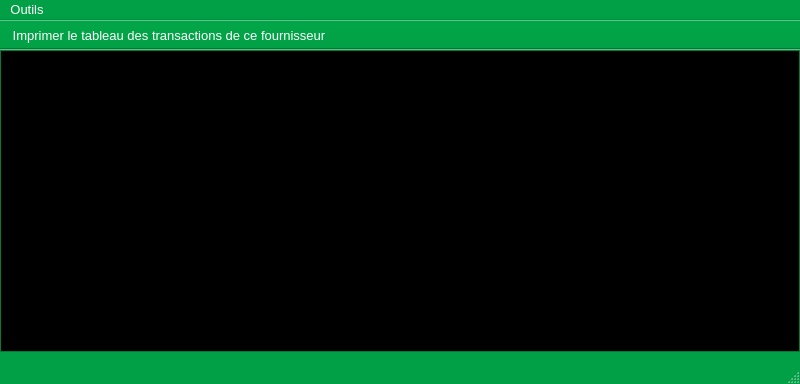
<?xml version="1.0" encoding="UTF-8"?>
<ui version="4.0">
 <class>YerothTableauDesTransactionsDuFournisseurWindow</class>
 <widget class="QMainWindow" name="YerothTableauDesTransactionsDuFournisseurWindow">
  <property name="windowModality">
   <enum>Qt::WindowModal</enum>
  </property>
  <property name="geometry">
   <rect>
    <x>0</x>
    <y>0</y>
    <width>800</width>
    <height>384</height>
   </rect>
  </property>
  <property name="palette">
   <palette>
    <active>
     <colorrole role="WindowText">
      <brush brushstyle="SolidPattern">
       <color alpha="255">
        <red>255</red>
        <green>255</green>
        <blue>255</blue>
       </color>
      </brush>
     </colorrole>
     <colorrole role="Button">
      <brush brushstyle="SolidPattern">
       <color alpha="255">
        <red>2</red>
        <green>160</green>
        <blue>70</blue>
       </color>
      </brush>
     </colorrole>
     <colorrole role="Light">
      <brush brushstyle="SolidPattern">
       <color alpha="255">
        <red>3</red>
        <green>240</green>
        <blue>105</blue>
       </color>
      </brush>
     </colorrole>
     <colorrole role="Midlight">
      <brush brushstyle="SolidPattern">
       <color alpha="255">
        <red>2</red>
        <green>200</green>
        <blue>87</blue>
       </color>
      </brush>
     </colorrole>
     <colorrole role="Dark">
      <brush brushstyle="SolidPattern">
       <color alpha="255">
        <red>1</red>
        <green>80</green>
        <blue>35</blue>
       </color>
      </brush>
     </colorrole>
     <colorrole role="Mid">
      <brush brushstyle="SolidPattern">
       <color alpha="255">
        <red>1</red>
        <green>107</green>
        <blue>46</blue>
       </color>
      </brush>
     </colorrole>
     <colorrole role="Text">
      <brush brushstyle="SolidPattern">
       <color alpha="255">
        <red>255</red>
        <green>255</green>
        <blue>255</blue>
       </color>
      </brush>
     </colorrole>
     <colorrole role="BrightText">
      <brush brushstyle="SolidPattern">
       <color alpha="255">
        <red>255</red>
        <green>255</green>
        <blue>255</blue>
       </color>
      </brush>
     </colorrole>
     <colorrole role="ButtonText">
      <brush brushstyle="SolidPattern">
       <color alpha="255">
        <red>255</red>
        <green>255</green>
        <blue>255</blue>
       </color>
      </brush>
     </colorrole>
     <colorrole role="Base">
      <brush brushstyle="SolidPattern">
       <color alpha="255">
        <red>255</red>
        <green>255</green>
        <blue>255</blue>
       </color>
      </brush>
     </colorrole>
     <colorrole role="Window">
      <brush brushstyle="SolidPattern">
       <color alpha="255">
        <red>2</red>
        <green>160</green>
        <blue>70</blue>
       </color>
      </brush>
     </colorrole>
     <colorrole role="Shadow">
      <brush brushstyle="SolidPattern">
       <color alpha="255">
        <red>0</red>
        <green>0</green>
        <blue>0</blue>
       </color>
      </brush>
     </colorrole>
     <colorrole role="AlternateBase">
      <brush brushstyle="SolidPattern">
       <color alpha="255">
        <red>128</red>
        <green>207</green>
        <blue>162</blue>
       </color>
      </brush>
     </colorrole>
     <colorrole role="ToolTipBase">
      <brush brushstyle="SolidPattern">
       <color alpha="255">
        <red>255</red>
        <green>255</green>
        <blue>220</blue>
       </color>
      </brush>
     </colorrole>
     <colorrole role="ToolTipText">
      <brush brushstyle="SolidPattern">
       <color alpha="255">
        <red>0</red>
        <green>0</green>
        <blue>0</blue>
       </color>
      </brush>
     </colorrole>
    </active>
    <inactive>
     <colorrole role="WindowText">
      <brush brushstyle="SolidPattern">
       <color alpha="255">
        <red>255</red>
        <green>255</green>
        <blue>255</blue>
       </color>
      </brush>
     </colorrole>
     <colorrole role="Button">
      <brush brushstyle="SolidPattern">
       <color alpha="255">
        <red>2</red>
        <green>160</green>
        <blue>70</blue>
       </color>
      </brush>
     </colorrole>
     <colorrole role="Light">
      <brush brushstyle="SolidPattern">
       <color alpha="255">
        <red>3</red>
        <green>240</green>
        <blue>105</blue>
       </color>
      </brush>
     </colorrole>
     <colorrole role="Midlight">
      <brush brushstyle="SolidPattern">
       <color alpha="255">
        <red>2</red>
        <green>200</green>
        <blue>87</blue>
       </color>
      </brush>
     </colorrole>
     <colorrole role="Dark">
      <brush brushstyle="SolidPattern">
       <color alpha="255">
        <red>1</red>
        <green>80</green>
        <blue>35</blue>
       </color>
      </brush>
     </colorrole>
     <colorrole role="Mid">
      <brush brushstyle="SolidPattern">
       <color alpha="255">
        <red>1</red>
        <green>107</green>
        <blue>46</blue>
       </color>
      </brush>
     </colorrole>
     <colorrole role="Text">
      <brush brushstyle="SolidPattern">
       <color alpha="255">
        <red>255</red>
        <green>255</green>
        <blue>255</blue>
       </color>
      </brush>
     </colorrole>
     <colorrole role="BrightText">
      <brush brushstyle="SolidPattern">
       <color alpha="255">
        <red>255</red>
        <green>255</green>
        <blue>255</blue>
       </color>
      </brush>
     </colorrole>
     <colorrole role="ButtonText">
      <brush brushstyle="SolidPattern">
       <color alpha="255">
        <red>255</red>
        <green>255</green>
        <blue>255</blue>
       </color>
      </brush>
     </colorrole>
     <colorrole role="Base">
      <brush brushstyle="SolidPattern">
       <color alpha="255">
        <red>255</red>
        <green>255</green>
        <blue>255</blue>
       </color>
      </brush>
     </colorrole>
     <colorrole role="Window">
      <brush brushstyle="SolidPattern">
       <color alpha="255">
        <red>2</red>
        <green>160</green>
        <blue>70</blue>
       </color>
      </brush>
     </colorrole>
     <colorrole role="Shadow">
      <brush brushstyle="SolidPattern">
       <color alpha="255">
        <red>0</red>
        <green>0</green>
        <blue>0</blue>
       </color>
      </brush>
     </colorrole>
     <colorrole role="AlternateBase">
      <brush brushstyle="SolidPattern">
       <color alpha="255">
        <red>128</red>
        <green>207</green>
        <blue>162</blue>
       </color>
      </brush>
     </colorrole>
     <colorrole role="ToolTipBase">
      <brush brushstyle="SolidPattern">
       <color alpha="255">
        <red>255</red>
        <green>255</green>
        <blue>220</blue>
       </color>
      </brush>
     </colorrole>
     <colorrole role="ToolTipText">
      <brush brushstyle="SolidPattern">
       <color alpha="255">
        <red>0</red>
        <green>0</green>
        <blue>0</blue>
       </color>
      </brush>
     </colorrole>
    </inactive>
    <disabled>
     <colorrole role="WindowText">
      <brush brushstyle="SolidPattern">
       <color alpha="255">
        <red>1</red>
        <green>80</green>
        <blue>35</blue>
       </color>
      </brush>
     </colorrole>
     <colorrole role="Button">
      <brush brushstyle="SolidPattern">
       <color alpha="255">
        <red>2</red>
        <green>160</green>
        <blue>70</blue>
       </color>
      </brush>
     </colorrole>
     <colorrole role="Light">
      <brush brushstyle="SolidPattern">
       <color alpha="255">
        <red>3</red>
        <green>240</green>
        <blue>105</blue>
       </color>
      </brush>
     </colorrole>
     <colorrole role="Midlight">
      <brush brushstyle="SolidPattern">
       <color alpha="255">
        <red>2</red>
        <green>200</green>
        <blue>87</blue>
       </color>
      </brush>
     </colorrole>
     <colorrole role="Dark">
      <brush brushstyle="SolidPattern">
       <color alpha="255">
        <red>1</red>
        <green>80</green>
        <blue>35</blue>
       </color>
      </brush>
     </colorrole>
     <colorrole role="Mid">
      <brush brushstyle="SolidPattern">
       <color alpha="255">
        <red>1</red>
        <green>107</green>
        <blue>46</blue>
       </color>
      </brush>
     </colorrole>
     <colorrole role="Text">
      <brush brushstyle="SolidPattern">
       <color alpha="255">
        <red>1</red>
        <green>80</green>
        <blue>35</blue>
       </color>
      </brush>
     </colorrole>
     <colorrole role="BrightText">
      <brush brushstyle="SolidPattern">
       <color alpha="255">
        <red>255</red>
        <green>255</green>
        <blue>255</blue>
       </color>
      </brush>
     </colorrole>
     <colorrole role="ButtonText">
      <brush brushstyle="SolidPattern">
       <color alpha="255">
        <red>1</red>
        <green>80</green>
        <blue>35</blue>
       </color>
      </brush>
     </colorrole>
     <colorrole role="Base">
      <brush brushstyle="SolidPattern">
       <color alpha="255">
        <red>2</red>
        <green>160</green>
        <blue>70</blue>
       </color>
      </brush>
     </colorrole>
     <colorrole role="Window">
      <brush brushstyle="SolidPattern">
       <color alpha="255">
        <red>2</red>
        <green>160</green>
        <blue>70</blue>
       </color>
      </brush>
     </colorrole>
     <colorrole role="Shadow">
      <brush brushstyle="SolidPattern">
       <color alpha="255">
        <red>0</red>
        <green>0</green>
        <blue>0</blue>
       </color>
      </brush>
     </colorrole>
     <colorrole role="AlternateBase">
      <brush brushstyle="SolidPattern">
       <color alpha="255">
        <red>2</red>
        <green>160</green>
        <blue>70</blue>
       </color>
      </brush>
     </colorrole>
     <colorrole role="ToolTipBase">
      <brush brushstyle="SolidPattern">
       <color alpha="255">
        <red>255</red>
        <green>255</green>
        <blue>220</blue>
       </color>
      </brush>
     </colorrole>
     <colorrole role="ToolTipText">
      <brush brushstyle="SolidPattern">
       <color alpha="255">
        <red>0</red>
        <green>0</green>
        <blue>0</blue>
       </color>
      </brush>
     </colorrole>
    </disabled>
   </palette>
  </property>
  <property name="font">
   <font>
    <pointsize>10</pointsize>
   </font>
  </property>
  <property name="windowTitle">
   <string>Yeroth-erp-3.0 - tableau des transactions du fournisseur</string>
  </property>
  <widget class="QWidget" name="centralwidget">
   <widget class="YerothTableView" name="tableView_tableau_des_transactions_du_fournisseur">
    <property name="geometry">
     <rect>
      <x>0</x>
      <y>0</y>
      <width>800</width>
      <height>302</height>
     </rect>
    </property>
    <property name="palette">
     <palette>
      <active>
       <colorrole role="WindowText">
        <brush brushstyle="SolidPattern">
         <color alpha="255">
          <red>255</red>
          <green>255</green>
          <blue>255</blue>
         </color>
        </brush>
       </colorrole>
       <colorrole role="Button">
        <brush brushstyle="SolidPattern">
         <color alpha="255">
          <red>2</red>
          <green>160</green>
          <blue>70</blue>
         </color>
        </brush>
       </colorrole>
       <colorrole role="Light">
        <brush brushstyle="SolidPattern">
         <color alpha="255">
          <red>3</red>
          <green>240</green>
          <blue>105</blue>
         </color>
        </brush>
       </colorrole>
       <colorrole role="Midlight">
        <brush brushstyle="SolidPattern">
         <color alpha="255">
          <red>2</red>
          <green>200</green>
          <blue>87</blue>
         </color>
        </brush>
       </colorrole>
       <colorrole role="Dark">
        <brush brushstyle="SolidPattern">
         <color alpha="255">
          <red>1</red>
          <green>80</green>
          <blue>35</blue>
         </color>
        </brush>
       </colorrole>
       <colorrole role="Mid">
        <brush brushstyle="SolidPattern">
         <color alpha="255">
          <red>1</red>
          <green>107</green>
          <blue>46</blue>
         </color>
        </brush>
       </colorrole>
       <colorrole role="Text">
        <brush brushstyle="SolidPattern">
         <color alpha="255">
          <red>255</red>
          <green>255</green>
          <blue>255</blue>
         </color>
        </brush>
       </colorrole>
       <colorrole role="BrightText">
        <brush brushstyle="SolidPattern">
         <color alpha="255">
          <red>255</red>
          <green>255</green>
          <blue>255</blue>
         </color>
        </brush>
       </colorrole>
       <colorrole role="ButtonText">
        <brush brushstyle="SolidPattern">
         <color alpha="255">
          <red>255</red>
          <green>255</green>
          <blue>255</blue>
         </color>
        </brush>
       </colorrole>
       <colorrole role="Base">
        <brush brushstyle="SolidPattern">
         <color alpha="255">
          <red>0</red>
          <green>0</green>
          <blue>0</blue>
         </color>
        </brush>
       </colorrole>
       <colorrole role="Window">
        <brush brushstyle="SolidPattern">
         <color alpha="255">
          <red>2</red>
          <green>160</green>
          <blue>70</blue>
         </color>
        </brush>
       </colorrole>
       <colorrole role="Shadow">
        <brush brushstyle="SolidPattern">
         <color alpha="255">
          <red>0</red>
          <green>0</green>
          <blue>0</blue>
         </color>
        </brush>
       </colorrole>
       <colorrole role="AlternateBase">
        <brush brushstyle="SolidPattern">
         <color alpha="255">
          <red>128</red>
          <green>207</green>
          <blue>162</blue>
         </color>
        </brush>
       </colorrole>
       <colorrole role="ToolTipBase">
        <brush brushstyle="SolidPattern">
         <color alpha="255">
          <red>255</red>
          <green>255</green>
          <blue>220</blue>
         </color>
        </brush>
       </colorrole>
       <colorrole role="ToolTipText">
        <brush brushstyle="SolidPattern">
         <color alpha="255">
          <red>0</red>
          <green>0</green>
          <blue>0</blue>
         </color>
        </brush>
       </colorrole>
      </active>
      <inactive>
       <colorrole role="WindowText">
        <brush brushstyle="SolidPattern">
         <color alpha="255">
          <red>255</red>
          <green>255</green>
          <blue>255</blue>
         </color>
        </brush>
       </colorrole>
       <colorrole role="Button">
        <brush brushstyle="SolidPattern">
         <color alpha="255">
          <red>2</red>
          <green>160</green>
          <blue>70</blue>
         </color>
        </brush>
       </colorrole>
       <colorrole role="Light">
        <brush brushstyle="SolidPattern">
         <color alpha="255">
          <red>3</red>
          <green>240</green>
          <blue>105</blue>
         </color>
        </brush>
       </colorrole>
       <colorrole role="Midlight">
        <brush brushstyle="SolidPattern">
         <color alpha="255">
          <red>2</red>
          <green>200</green>
          <blue>87</blue>
         </color>
        </brush>
       </colorrole>
       <colorrole role="Dark">
        <brush brushstyle="SolidPattern">
         <color alpha="255">
          <red>1</red>
          <green>80</green>
          <blue>35</blue>
         </color>
        </brush>
       </colorrole>
       <colorrole role="Mid">
        <brush brushstyle="SolidPattern">
         <color alpha="255">
          <red>1</red>
          <green>107</green>
          <blue>46</blue>
         </color>
        </brush>
       </colorrole>
       <colorrole role="Text">
        <brush brushstyle="SolidPattern">
         <color alpha="255">
          <red>255</red>
          <green>255</green>
          <blue>255</blue>
         </color>
        </brush>
       </colorrole>
       <colorrole role="BrightText">
        <brush brushstyle="SolidPattern">
         <color alpha="255">
          <red>255</red>
          <green>255</green>
          <blue>255</blue>
         </color>
        </brush>
       </colorrole>
       <colorrole role="ButtonText">
        <brush brushstyle="SolidPattern">
         <color alpha="255">
          <red>255</red>
          <green>255</green>
          <blue>255</blue>
         </color>
        </brush>
       </colorrole>
       <colorrole role="Base">
        <brush brushstyle="SolidPattern">
         <color alpha="255">
          <red>0</red>
          <green>0</green>
          <blue>0</blue>
         </color>
        </brush>
       </colorrole>
       <colorrole role="Window">
        <brush brushstyle="SolidPattern">
         <color alpha="255">
          <red>2</red>
          <green>160</green>
          <blue>70</blue>
         </color>
        </brush>
       </colorrole>
       <colorrole role="Shadow">
        <brush brushstyle="SolidPattern">
         <color alpha="255">
          <red>0</red>
          <green>0</green>
          <blue>0</blue>
         </color>
        </brush>
       </colorrole>
       <colorrole role="AlternateBase">
        <brush brushstyle="SolidPattern">
         <color alpha="255">
          <red>128</red>
          <green>207</green>
          <blue>162</blue>
         </color>
        </brush>
       </colorrole>
       <colorrole role="ToolTipBase">
        <brush brushstyle="SolidPattern">
         <color alpha="255">
          <red>255</red>
          <green>255</green>
          <blue>220</blue>
         </color>
        </brush>
       </colorrole>
       <colorrole role="ToolTipText">
        <brush brushstyle="SolidPattern">
         <color alpha="255">
          <red>0</red>
          <green>0</green>
          <blue>0</blue>
         </color>
        </brush>
       </colorrole>
      </inactive>
      <disabled>
       <colorrole role="WindowText">
        <brush brushstyle="SolidPattern">
         <color alpha="255">
          <red>1</red>
          <green>80</green>
          <blue>35</blue>
         </color>
        </brush>
       </colorrole>
       <colorrole role="Button">
        <brush brushstyle="SolidPattern">
         <color alpha="255">
          <red>2</red>
          <green>160</green>
          <blue>70</blue>
         </color>
        </brush>
       </colorrole>
       <colorrole role="Light">
        <brush brushstyle="SolidPattern">
         <color alpha="255">
          <red>3</red>
          <green>240</green>
          <blue>105</blue>
         </color>
        </brush>
       </colorrole>
       <colorrole role="Midlight">
        <brush brushstyle="SolidPattern">
         <color alpha="255">
          <red>2</red>
          <green>200</green>
          <blue>87</blue>
         </color>
        </brush>
       </colorrole>
       <colorrole role="Dark">
        <brush brushstyle="SolidPattern">
         <color alpha="255">
          <red>1</red>
          <green>80</green>
          <blue>35</blue>
         </color>
        </brush>
       </colorrole>
       <colorrole role="Mid">
        <brush brushstyle="SolidPattern">
         <color alpha="255">
          <red>1</red>
          <green>107</green>
          <blue>46</blue>
         </color>
        </brush>
       </colorrole>
       <colorrole role="Text">
        <brush brushstyle="SolidPattern">
         <color alpha="255">
          <red>1</red>
          <green>80</green>
          <blue>35</blue>
         </color>
        </brush>
       </colorrole>
       <colorrole role="BrightText">
        <brush brushstyle="SolidPattern">
         <color alpha="255">
          <red>255</red>
          <green>255</green>
          <blue>255</blue>
         </color>
        </brush>
       </colorrole>
       <colorrole role="ButtonText">
        <brush brushstyle="SolidPattern">
         <color alpha="255">
          <red>1</red>
          <green>80</green>
          <blue>35</blue>
         </color>
        </brush>
       </colorrole>
       <colorrole role="Base">
        <brush brushstyle="SolidPattern">
         <color alpha="255">
          <red>2</red>
          <green>160</green>
          <blue>70</blue>
         </color>
        </brush>
       </colorrole>
       <colorrole role="Window">
        <brush brushstyle="SolidPattern">
         <color alpha="255">
          <red>2</red>
          <green>160</green>
          <blue>70</blue>
         </color>
        </brush>
       </colorrole>
       <colorrole role="Shadow">
        <brush brushstyle="SolidPattern">
         <color alpha="255">
          <red>0</red>
          <green>0</green>
          <blue>0</blue>
         </color>
        </brush>
       </colorrole>
       <colorrole role="AlternateBase">
        <brush brushstyle="SolidPattern">
         <color alpha="255">
          <red>2</red>
          <green>160</green>
          <blue>70</blue>
         </color>
        </brush>
       </colorrole>
       <colorrole role="ToolTipBase">
        <brush brushstyle="SolidPattern">
         <color alpha="255">
          <red>255</red>
          <green>255</green>
          <blue>220</blue>
         </color>
        </brush>
       </colorrole>
       <colorrole role="ToolTipText">
        <brush brushstyle="SolidPattern">
         <color alpha="255">
          <red>0</red>
          <green>0</green>
          <blue>0</blue>
         </color>
        </brush>
       </colorrole>
      </disabled>
     </palette>
    </property>
    <property name="font">
     <font>
      <pointsize>10</pointsize>
      <weight>50</weight>
      <bold>false</bold>
     </font>
    </property>
    <property name="autoFillBackground">
     <bool>false</bool>
    </property>
    <property name="tabKeyNavigation">
     <bool>true</bool>
    </property>
    <property name="sortingEnabled">
     <bool>false</bool>
    </property>
   </widget>
  </widget>
  <widget class="QMenuBar" name="menubar">
   <property name="geometry">
    <rect>
     <x>0</x>
     <y>0</y>
     <width>800</width>
     <height>21</height>
    </rect>
   </property>
   <widget class="QMenu" name="menuOutils">
    <property name="palette">
     <palette>
      <active>
       <colorrole role="WindowText">
        <brush brushstyle="SolidPattern">
         <color alpha="255">
          <red>0</red>
          <green>0</green>
          <blue>0</blue>
         </color>
        </brush>
       </colorrole>
       <colorrole role="Button">
        <brush brushstyle="SolidPattern">
         <color alpha="255">
          <red>255</red>
          <green>255</green>
          <blue>0</blue>
         </color>
        </brush>
       </colorrole>
       <colorrole role="Light">
        <brush brushstyle="SolidPattern">
         <color alpha="255">
          <red>255</red>
          <green>255</green>
          <blue>127</blue>
         </color>
        </brush>
       </colorrole>
       <colorrole role="Midlight">
        <brush brushstyle="SolidPattern">
         <color alpha="255">
          <red>255</red>
          <green>255</green>
          <blue>63</blue>
         </color>
        </brush>
       </colorrole>
       <colorrole role="Dark">
        <brush brushstyle="SolidPattern">
         <color alpha="255">
          <red>127</red>
          <green>127</green>
          <blue>0</blue>
         </color>
        </brush>
       </colorrole>
       <colorrole role="Mid">
        <brush brushstyle="SolidPattern">
         <color alpha="255">
          <red>170</red>
          <green>170</green>
          <blue>0</blue>
         </color>
        </brush>
       </colorrole>
       <colorrole role="Text">
        <brush brushstyle="SolidPattern">
         <color alpha="255">
          <red>0</red>
          <green>0</green>
          <blue>0</blue>
         </color>
        </brush>
       </colorrole>
       <colorrole role="BrightText">
        <brush brushstyle="SolidPattern">
         <color alpha="255">
          <red>255</red>
          <green>255</green>
          <blue>255</blue>
         </color>
        </brush>
       </colorrole>
       <colorrole role="ButtonText">
        <brush brushstyle="SolidPattern">
         <color alpha="255">
          <red>0</red>
          <green>0</green>
          <blue>0</blue>
         </color>
        </brush>
       </colorrole>
       <colorrole role="Base">
        <brush brushstyle="SolidPattern">
         <color alpha="255">
          <red>255</red>
          <green>255</green>
          <blue>255</blue>
         </color>
        </brush>
       </colorrole>
       <colorrole role="Window">
        <brush brushstyle="SolidPattern">
         <color alpha="255">
          <red>255</red>
          <green>255</green>
          <blue>0</blue>
         </color>
        </brush>
       </colorrole>
       <colorrole role="Shadow">
        <brush brushstyle="SolidPattern">
         <color alpha="255">
          <red>0</red>
          <green>0</green>
          <blue>0</blue>
         </color>
        </brush>
       </colorrole>
       <colorrole role="AlternateBase">
        <brush brushstyle="SolidPattern">
         <color alpha="255">
          <red>255</red>
          <green>255</green>
          <blue>127</blue>
         </color>
        </brush>
       </colorrole>
       <colorrole role="ToolTipBase">
        <brush brushstyle="SolidPattern">
         <color alpha="255">
          <red>255</red>
          <green>255</green>
          <blue>220</blue>
         </color>
        </brush>
       </colorrole>
       <colorrole role="ToolTipText">
        <brush brushstyle="SolidPattern">
         <color alpha="255">
          <red>0</red>
          <green>0</green>
          <blue>0</blue>
         </color>
        </brush>
       </colorrole>
      </active>
      <inactive>
       <colorrole role="WindowText">
        <brush brushstyle="SolidPattern">
         <color alpha="255">
          <red>0</red>
          <green>0</green>
          <blue>0</blue>
         </color>
        </brush>
       </colorrole>
       <colorrole role="Button">
        <brush brushstyle="SolidPattern">
         <color alpha="255">
          <red>255</red>
          <green>255</green>
          <blue>0</blue>
         </color>
        </brush>
       </colorrole>
       <colorrole role="Light">
        <brush brushstyle="SolidPattern">
         <color alpha="255">
          <red>255</red>
          <green>255</green>
          <blue>127</blue>
         </color>
        </brush>
       </colorrole>
       <colorrole role="Midlight">
        <brush brushstyle="SolidPattern">
         <color alpha="255">
          <red>255</red>
          <green>255</green>
          <blue>63</blue>
         </color>
        </brush>
       </colorrole>
       <colorrole role="Dark">
        <brush brushstyle="SolidPattern">
         <color alpha="255">
          <red>127</red>
          <green>127</green>
          <blue>0</blue>
         </color>
        </brush>
       </colorrole>
       <colorrole role="Mid">
        <brush brushstyle="SolidPattern">
         <color alpha="255">
          <red>170</red>
          <green>170</green>
          <blue>0</blue>
         </color>
        </brush>
       </colorrole>
       <colorrole role="Text">
        <brush brushstyle="SolidPattern">
         <color alpha="255">
          <red>0</red>
          <green>0</green>
          <blue>0</blue>
         </color>
        </brush>
       </colorrole>
       <colorrole role="BrightText">
        <brush brushstyle="SolidPattern">
         <color alpha="255">
          <red>255</red>
          <green>255</green>
          <blue>255</blue>
         </color>
        </brush>
       </colorrole>
       <colorrole role="ButtonText">
        <brush brushstyle="SolidPattern">
         <color alpha="255">
          <red>0</red>
          <green>0</green>
          <blue>0</blue>
         </color>
        </brush>
       </colorrole>
       <colorrole role="Base">
        <brush brushstyle="SolidPattern">
         <color alpha="255">
          <red>255</red>
          <green>255</green>
          <blue>255</blue>
         </color>
        </brush>
       </colorrole>
       <colorrole role="Window">
        <brush brushstyle="SolidPattern">
         <color alpha="255">
          <red>255</red>
          <green>255</green>
          <blue>0</blue>
         </color>
        </brush>
       </colorrole>
       <colorrole role="Shadow">
        <brush brushstyle="SolidPattern">
         <color alpha="255">
          <red>0</red>
          <green>0</green>
          <blue>0</blue>
         </color>
        </brush>
       </colorrole>
       <colorrole role="AlternateBase">
        <brush brushstyle="SolidPattern">
         <color alpha="255">
          <red>255</red>
          <green>255</green>
          <blue>127</blue>
         </color>
        </brush>
       </colorrole>
       <colorrole role="ToolTipBase">
        <brush brushstyle="SolidPattern">
         <color alpha="255">
          <red>255</red>
          <green>255</green>
          <blue>220</blue>
         </color>
        </brush>
       </colorrole>
       <colorrole role="ToolTipText">
        <brush brushstyle="SolidPattern">
         <color alpha="255">
          <red>0</red>
          <green>0</green>
          <blue>0</blue>
         </color>
        </brush>
       </colorrole>
      </inactive>
      <disabled>
       <colorrole role="WindowText">
        <brush brushstyle="SolidPattern">
         <color alpha="255">
          <red>127</red>
          <green>127</green>
          <blue>0</blue>
         </color>
        </brush>
       </colorrole>
       <colorrole role="Button">
        <brush brushstyle="SolidPattern">
         <color alpha="255">
          <red>255</red>
          <green>255</green>
          <blue>0</blue>
         </color>
        </brush>
       </colorrole>
       <colorrole role="Light">
        <brush brushstyle="SolidPattern">
         <color alpha="255">
          <red>255</red>
          <green>255</green>
          <blue>127</blue>
         </color>
        </brush>
       </colorrole>
       <colorrole role="Midlight">
        <brush brushstyle="SolidPattern">
         <color alpha="255">
          <red>255</red>
          <green>255</green>
          <blue>63</blue>
         </color>
        </brush>
       </colorrole>
       <colorrole role="Dark">
        <brush brushstyle="SolidPattern">
         <color alpha="255">
          <red>127</red>
          <green>127</green>
          <blue>0</blue>
         </color>
        </brush>
       </colorrole>
       <colorrole role="Mid">
        <brush brushstyle="SolidPattern">
         <color alpha="255">
          <red>170</red>
          <green>170</green>
          <blue>0</blue>
         </color>
        </brush>
       </colorrole>
       <colorrole role="Text">
        <brush brushstyle="SolidPattern">
         <color alpha="255">
          <red>127</red>
          <green>127</green>
          <blue>0</blue>
         </color>
        </brush>
       </colorrole>
       <colorrole role="BrightText">
        <brush brushstyle="SolidPattern">
         <color alpha="255">
          <red>255</red>
          <green>255</green>
          <blue>255</blue>
         </color>
        </brush>
       </colorrole>
       <colorrole role="ButtonText">
        <brush brushstyle="SolidPattern">
         <color alpha="255">
          <red>127</red>
          <green>127</green>
          <blue>0</blue>
         </color>
        </brush>
       </colorrole>
       <colorrole role="Base">
        <brush brushstyle="SolidPattern">
         <color alpha="255">
          <red>255</red>
          <green>255</green>
          <blue>0</blue>
         </color>
        </brush>
       </colorrole>
       <colorrole role="Window">
        <brush brushstyle="SolidPattern">
         <color alpha="255">
          <red>255</red>
          <green>255</green>
          <blue>0</blue>
         </color>
        </brush>
       </colorrole>
       <colorrole role="Shadow">
        <brush brushstyle="SolidPattern">
         <color alpha="255">
          <red>0</red>
          <green>0</green>
          <blue>0</blue>
         </color>
        </brush>
       </colorrole>
       <colorrole role="AlternateBase">
        <brush brushstyle="SolidPattern">
         <color alpha="255">
          <red>255</red>
          <green>255</green>
          <blue>0</blue>
         </color>
        </brush>
       </colorrole>
       <colorrole role="ToolTipBase">
        <brush brushstyle="SolidPattern">
         <color alpha="255">
          <red>255</red>
          <green>255</green>
          <blue>220</blue>
         </color>
        </brush>
       </colorrole>
       <colorrole role="ToolTipText">
        <brush brushstyle="SolidPattern">
         <color alpha="255">
          <red>0</red>
          <green>0</green>
          <blue>0</blue>
         </color>
        </brush>
       </colorrole>
      </disabled>
     </palette>
    </property>
    <property name="title">
     <string>Outils</string>
    </property>
    <addaction name="actionAfficherPDF"/>
   </widget>
   <addaction name="menuOutils"/>
  </widget>
  <widget class="QStatusBar" name="statusbar"/>
  <widget class="QToolBar" name="toolBar_tableauDesTransactionDuFournisseur">
   <property name="palette">
    <palette>
     <active>
      <colorrole role="WindowText">
       <brush brushstyle="SolidPattern">
        <color alpha="255">
         <red>255</red>
         <green>255</green>
         <blue>255</blue>
        </color>
       </brush>
      </colorrole>
      <colorrole role="Button">
       <brush brushstyle="SolidPattern">
        <color alpha="255">
         <red>2</red>
         <green>160</green>
         <blue>70</blue>
        </color>
       </brush>
      </colorrole>
      <colorrole role="Light">
       <brush brushstyle="SolidPattern">
        <color alpha="255">
         <red>3</red>
         <green>240</green>
         <blue>105</blue>
        </color>
       </brush>
      </colorrole>
      <colorrole role="Midlight">
       <brush brushstyle="SolidPattern">
        <color alpha="255">
         <red>2</red>
         <green>200</green>
         <blue>87</blue>
        </color>
       </brush>
      </colorrole>
      <colorrole role="Dark">
       <brush brushstyle="SolidPattern">
        <color alpha="255">
         <red>1</red>
         <green>80</green>
         <blue>35</blue>
        </color>
       </brush>
      </colorrole>
      <colorrole role="Mid">
       <brush brushstyle="SolidPattern">
        <color alpha="255">
         <red>1</red>
         <green>107</green>
         <blue>46</blue>
        </color>
       </brush>
      </colorrole>
      <colorrole role="Text">
       <brush brushstyle="SolidPattern">
        <color alpha="255">
         <red>255</red>
         <green>255</green>
         <blue>255</blue>
        </color>
       </brush>
      </colorrole>
      <colorrole role="BrightText">
       <brush brushstyle="SolidPattern">
        <color alpha="255">
         <red>255</red>
         <green>255</green>
         <blue>255</blue>
        </color>
       </brush>
      </colorrole>
      <colorrole role="ButtonText">
       <brush brushstyle="SolidPattern">
        <color alpha="255">
         <red>255</red>
         <green>255</green>
         <blue>255</blue>
        </color>
       </brush>
      </colorrole>
      <colorrole role="Base">
       <brush brushstyle="SolidPattern">
        <color alpha="255">
         <red>255</red>
         <green>255</green>
         <blue>255</blue>
        </color>
       </brush>
      </colorrole>
      <colorrole role="Window">
       <brush brushstyle="SolidPattern">
        <color alpha="255">
         <red>2</red>
         <green>160</green>
         <blue>70</blue>
        </color>
       </brush>
      </colorrole>
      <colorrole role="Shadow">
       <brush brushstyle="SolidPattern">
        <color alpha="255">
         <red>0</red>
         <green>0</green>
         <blue>0</blue>
        </color>
       </brush>
      </colorrole>
      <colorrole role="AlternateBase">
       <brush brushstyle="SolidPattern">
        <color alpha="255">
         <red>128</red>
         <green>207</green>
         <blue>162</blue>
        </color>
       </brush>
      </colorrole>
      <colorrole role="ToolTipBase">
       <brush brushstyle="SolidPattern">
        <color alpha="255">
         <red>255</red>
         <green>255</green>
         <blue>220</blue>
        </color>
       </brush>
      </colorrole>
      <colorrole role="ToolTipText">
       <brush brushstyle="SolidPattern">
        <color alpha="255">
         <red>0</red>
         <green>0</green>
         <blue>0</blue>
        </color>
       </brush>
      </colorrole>
     </active>
     <inactive>
      <colorrole role="WindowText">
       <brush brushstyle="SolidPattern">
        <color alpha="255">
         <red>255</red>
         <green>255</green>
         <blue>255</blue>
        </color>
       </brush>
      </colorrole>
      <colorrole role="Button">
       <brush brushstyle="SolidPattern">
        <color alpha="255">
         <red>2</red>
         <green>160</green>
         <blue>70</blue>
        </color>
       </brush>
      </colorrole>
      <colorrole role="Light">
       <brush brushstyle="SolidPattern">
        <color alpha="255">
         <red>3</red>
         <green>240</green>
         <blue>105</blue>
        </color>
       </brush>
      </colorrole>
      <colorrole role="Midlight">
       <brush brushstyle="SolidPattern">
        <color alpha="255">
         <red>2</red>
         <green>200</green>
         <blue>87</blue>
        </color>
       </brush>
      </colorrole>
      <colorrole role="Dark">
       <brush brushstyle="SolidPattern">
        <color alpha="255">
         <red>1</red>
         <green>80</green>
         <blue>35</blue>
        </color>
       </brush>
      </colorrole>
      <colorrole role="Mid">
       <brush brushstyle="SolidPattern">
        <color alpha="255">
         <red>1</red>
         <green>107</green>
         <blue>46</blue>
        </color>
       </brush>
      </colorrole>
      <colorrole role="Text">
       <brush brushstyle="SolidPattern">
        <color alpha="255">
         <red>255</red>
         <green>255</green>
         <blue>255</blue>
        </color>
       </brush>
      </colorrole>
      <colorrole role="BrightText">
       <brush brushstyle="SolidPattern">
        <color alpha="255">
         <red>255</red>
         <green>255</green>
         <blue>255</blue>
        </color>
       </brush>
      </colorrole>
      <colorrole role="ButtonText">
       <brush brushstyle="SolidPattern">
        <color alpha="255">
         <red>255</red>
         <green>255</green>
         <blue>255</blue>
        </color>
       </brush>
      </colorrole>
      <colorrole role="Base">
       <brush brushstyle="SolidPattern">
        <color alpha="255">
         <red>255</red>
         <green>255</green>
         <blue>255</blue>
        </color>
       </brush>
      </colorrole>
      <colorrole role="Window">
       <brush brushstyle="SolidPattern">
        <color alpha="255">
         <red>2</red>
         <green>160</green>
         <blue>70</blue>
        </color>
       </brush>
      </colorrole>
      <colorrole role="Shadow">
       <brush brushstyle="SolidPattern">
        <color alpha="255">
         <red>0</red>
         <green>0</green>
         <blue>0</blue>
        </color>
       </brush>
      </colorrole>
      <colorrole role="AlternateBase">
       <brush brushstyle="SolidPattern">
        <color alpha="255">
         <red>128</red>
         <green>207</green>
         <blue>162</blue>
        </color>
       </brush>
      </colorrole>
      <colorrole role="ToolTipBase">
       <brush brushstyle="SolidPattern">
        <color alpha="255">
         <red>255</red>
         <green>255</green>
         <blue>220</blue>
        </color>
       </brush>
      </colorrole>
      <colorrole role="ToolTipText">
       <brush brushstyle="SolidPattern">
        <color alpha="255">
         <red>0</red>
         <green>0</green>
         <blue>0</blue>
        </color>
       </brush>
      </colorrole>
     </inactive>
     <disabled>
      <colorrole role="WindowText">
       <brush brushstyle="SolidPattern">
        <color alpha="255">
         <red>1</red>
         <green>80</green>
         <blue>35</blue>
        </color>
       </brush>
      </colorrole>
      <colorrole role="Button">
       <brush brushstyle="SolidPattern">
        <color alpha="255">
         <red>2</red>
         <green>160</green>
         <blue>70</blue>
        </color>
       </brush>
      </colorrole>
      <colorrole role="Light">
       <brush brushstyle="SolidPattern">
        <color alpha="255">
         <red>3</red>
         <green>240</green>
         <blue>105</blue>
        </color>
       </brush>
      </colorrole>
      <colorrole role="Midlight">
       <brush brushstyle="SolidPattern">
        <color alpha="255">
         <red>2</red>
         <green>200</green>
         <blue>87</blue>
        </color>
       </brush>
      </colorrole>
      <colorrole role="Dark">
       <brush brushstyle="SolidPattern">
        <color alpha="255">
         <red>1</red>
         <green>80</green>
         <blue>35</blue>
        </color>
       </brush>
      </colorrole>
      <colorrole role="Mid">
       <brush brushstyle="SolidPattern">
        <color alpha="255">
         <red>1</red>
         <green>107</green>
         <blue>46</blue>
        </color>
       </brush>
      </colorrole>
      <colorrole role="Text">
       <brush brushstyle="SolidPattern">
        <color alpha="255">
         <red>1</red>
         <green>80</green>
         <blue>35</blue>
        </color>
       </brush>
      </colorrole>
      <colorrole role="BrightText">
       <brush brushstyle="SolidPattern">
        <color alpha="255">
         <red>255</red>
         <green>255</green>
         <blue>255</blue>
        </color>
       </brush>
      </colorrole>
      <colorrole role="ButtonText">
       <brush brushstyle="SolidPattern">
        <color alpha="255">
         <red>1</red>
         <green>80</green>
         <blue>35</blue>
        </color>
       </brush>
      </colorrole>
      <colorrole role="Base">
       <brush brushstyle="SolidPattern">
        <color alpha="255">
         <red>2</red>
         <green>160</green>
         <blue>70</blue>
        </color>
       </brush>
      </colorrole>
      <colorrole role="Window">
       <brush brushstyle="SolidPattern">
        <color alpha="255">
         <red>2</red>
         <green>160</green>
         <blue>70</blue>
        </color>
       </brush>
      </colorrole>
      <colorrole role="Shadow">
       <brush brushstyle="SolidPattern">
        <color alpha="255">
         <red>0</red>
         <green>0</green>
         <blue>0</blue>
        </color>
       </brush>
      </colorrole>
      <colorrole role="AlternateBase">
       <brush brushstyle="SolidPattern">
        <color alpha="255">
         <red>2</red>
         <green>160</green>
         <blue>70</blue>
        </color>
       </brush>
      </colorrole>
      <colorrole role="ToolTipBase">
       <brush brushstyle="SolidPattern">
        <color alpha="255">
         <red>255</red>
         <green>255</green>
         <blue>220</blue>
        </color>
       </brush>
      </colorrole>
      <colorrole role="ToolTipText">
       <brush brushstyle="SolidPattern">
        <color alpha="255">
         <red>0</red>
         <green>0</green>
         <blue>0</blue>
        </color>
       </brush>
      </colorrole>
     </disabled>
    </palette>
   </property>
   <property name="font">
    <font>
     <pointsize>10</pointsize>
    </font>
   </property>
   <property name="windowTitle">
    <string>toolBar</string>
   </property>
   <property name="movable">
    <bool>false</bool>
   </property>
   <attribute name="toolBarArea">
    <enum>TopToolBarArea</enum>
   </attribute>
   <attribute name="toolBarBreak">
    <bool>false</bool>
   </attribute>
   <addaction name="actionAfficherPDF"/>
  </widget>
  <action name="actionAfficherPDF">
   <property name="icon">
    <iconset resource="../yeroth-erp-3-0.qrc">
     <normaloff>:/yeroth-erp-3-0-images/yeroth-erp-3-0-pdf-print-icon.svg</normaloff>:/yeroth-erp-3-0-images/yeroth-erp-3-0-pdf-print-icon.svg</iconset>
   </property>
   <property name="text">
    <string>Imprimer le tableau des transactions de ce fournisseur</string>
   </property>
   <property name="toolTip">
    <string>Imprimer le tableau des transactions de ce fournisseur</string>
   </property>
   <property name="font">
    <font>
     <pointsize>10</pointsize>
    </font>
   </property>
  </action>
 </widget>
 <customwidgets>
  <customwidget>
   <class>YerothTableView</class>
   <extends>QTableView</extends>
   <header>src/widgets/table-view/yeroth-erp-table-view.hpp</header>
  </customwidget>
 </customwidgets>
 <resources>
  <include location="../yeroth-erp-3-0.qrc"/>
 </resources>
 <connections/>
</ui>
